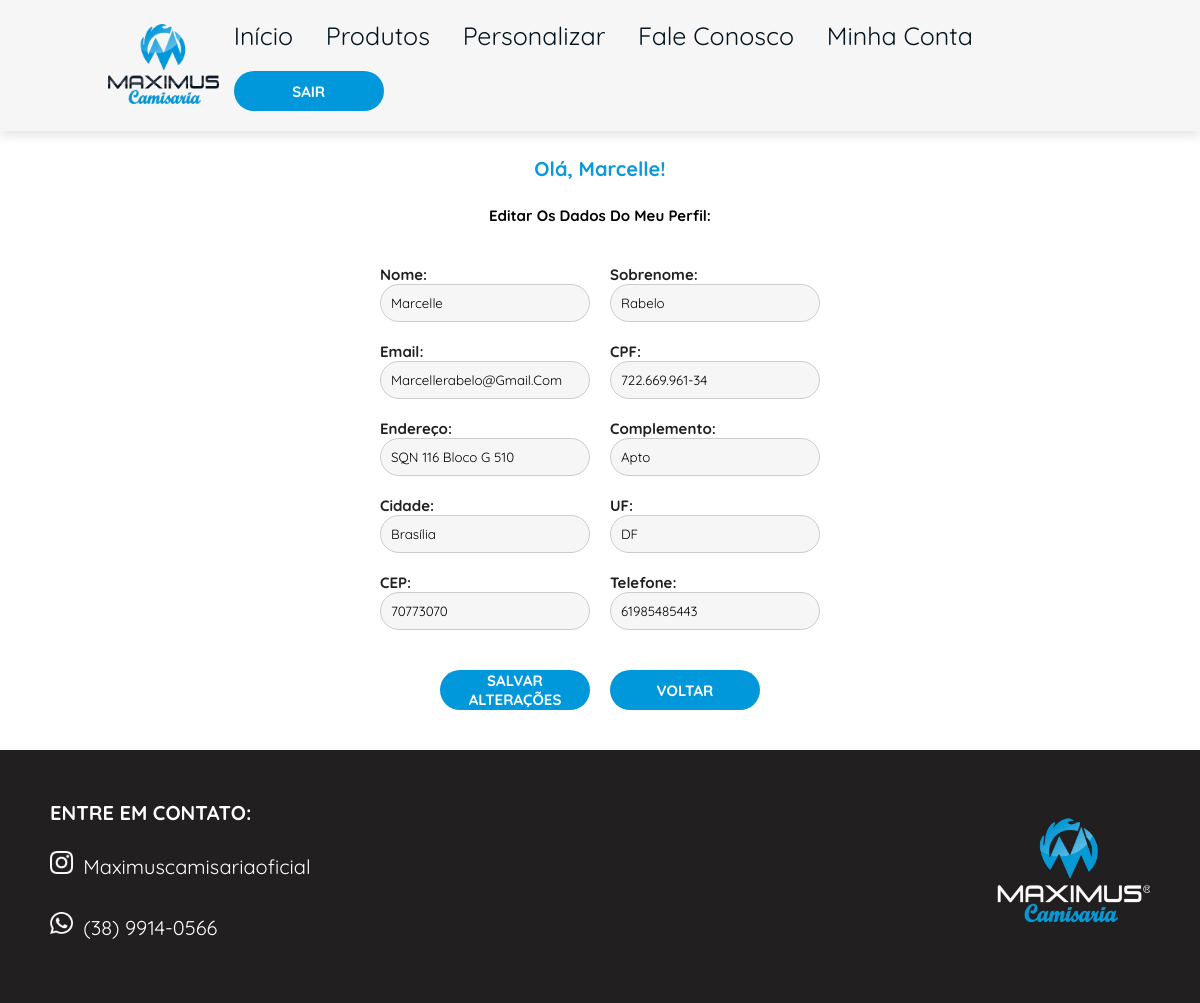
The app's page /editar_usuario/1 (signed in), older data.
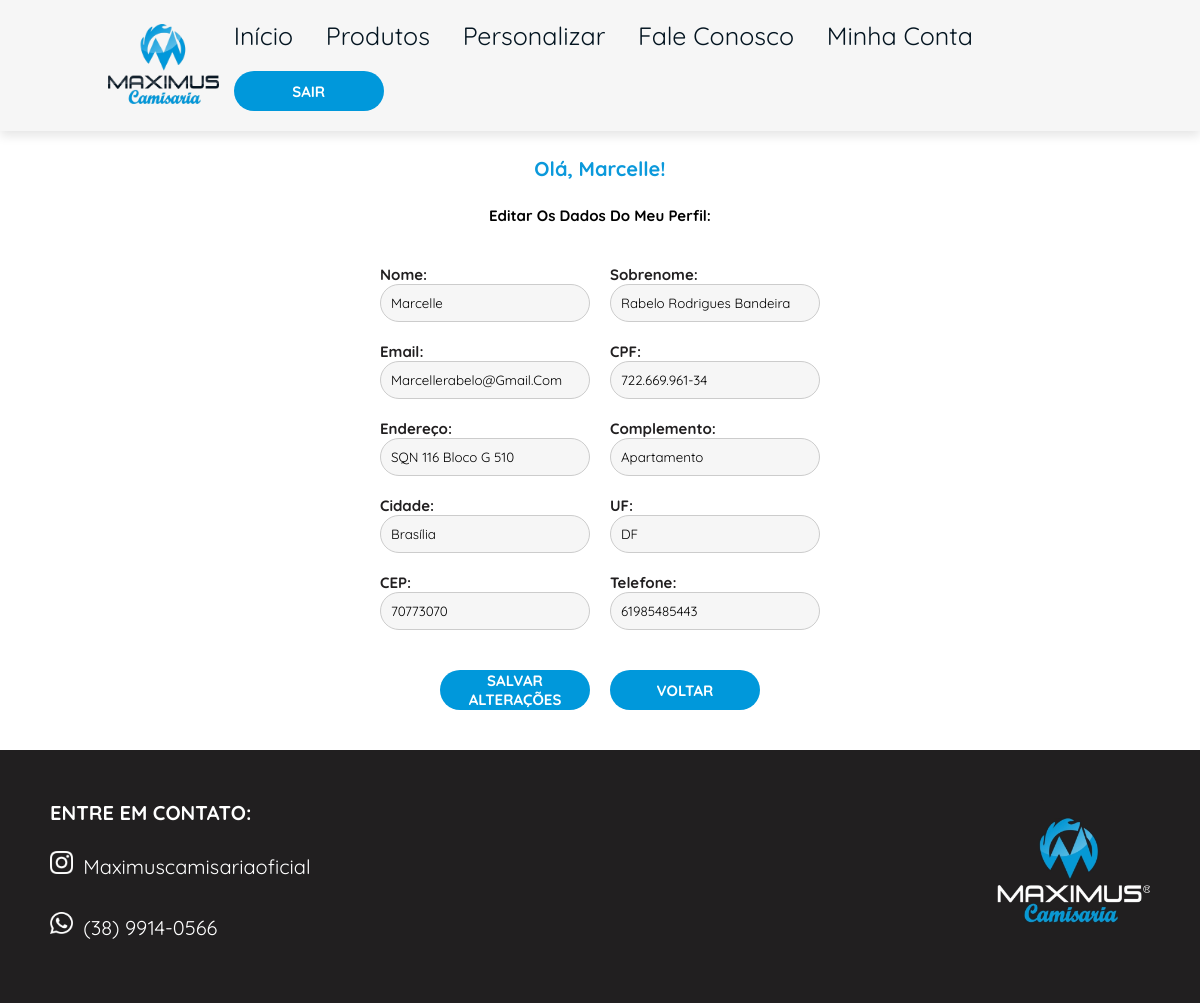
The same page, newer data.
### loja/models.py (models this page shows)
class Usuario(database.Model, UserMixin):
    id = database.Column(database.Integer, primary_key=True)
    username = database.Column(database.String, nullable=False)
    userlastname = database.Column(database.String, nullable=False)
    email = database.Column(database.String, nullable=False, unique=True)
    senha = database.Column(database.String, nullable=False)
    cpf = database.Column(database.String(11), nullable=False, unique=True)
    endereco = database.Column(database.String, nullable=False)
    complemento = database.Column(database.String, nullable=False)
    cidade = database.Column(database.String, nullable=False)
    uf = database.Column(database.String(2), nullable=False)
    cep = database.Column(database.String(8), nullable=False)
    telefone = database.Column(database.String, nullable=False)

### loja/routes.py (the view)
@app.route("/editar_usuario/<int:id_usuario>", methods=["GET", "POST"])
@login_required
def editar_usuario(id_usuario):
    usuario = Usuario.query.get_or_404(id_usuario)
    if usuario != current_user:
        abort(403)  # Proibir acesso se o usuário não for o atual
    form = FormAtualizarConta()
    if form.validate_on_submit():
        current_user.username = form.username.data
        current_user.userlastname = form.userlastname.data
        current_user.email = form.email.data
        current_user.cpf = form.cpf.data
        current_user.endereco = form.endereco.data
        current_user.complemento = form.complemento.data
        current_user.cidade = form.cidade.data
        current_user.uf = form.uf.data
        current_user.cep = form.cep.data
        current_user.telefone = form.telefone.data
        database.session.commit()
        flash("Conta atualizada com sucesso.", "success")
        return redirect(url_for("visualizarDados"))
    elif request.method == 'GET':
        form.username.data = current_user.username
        form.userlastname.data = current_user.userlastname
        form.email.data = current_user.email
        form.cpf.data = current_user.cpf
        form.endereco.data = current_user.endereco
        form.complemento.data = current_user.complemento
        form.cidade.data = current_user.cidade
        form.uf.data = current_user.uf
        form.cep.data = current_user.cep
        form.telefone.data = current_user.telefone
    return render_template('editar_usuario.html', form=form)

### loja/forms.py
class FormAtualizarConta(FlaskForm):
    username = StringField('Nome', validators=[DataRequired()])
    userlastname = StringField('Sobrenome', validators=[DataRequired()])
    email = StringField('Email', validators=[DataRequired(), Email()])
    cpf = StringField('CPF', validators=[DataRequired()])
    endereco = StringField('Endereço', validators=[DataRequired()])
    complemento = StringField('Complemento')
    cidade = StringField('Cidade', validators=[DataRequired()])
    uf = StringField('UF', validators=[DataRequired()])
    cep = StringField('CEP', validators=[DataRequired()])
    telefone = StringField('Telefone', validators=[DataRequired()])
    submit = SubmitField('Salvar Alterações')

### loja/models.py (called while the page is built)
@login_manager.user_loader
def load_usuario(id_usuario):
    return Usuario.query.get(int(id_usuario))

### loja/templates/editar_usuario.html (shortened to what this page needs)
{% extends "perfil.html" %}
{% block style %}
<link rel="stylesheet" href="{{ url_for('static', filename='css/homepage.css') }}">
{% endblock %}
{% block main1 %}
    <div class="Subtitulo-base">
        <h1 class="subtitulo">Olá, {{ current_user.username }}!</h1>
        <h1 class="texto">Editar os dados do meu perfil:</h1>
    </div>
{% endblock %}
{% block main2 %}
<div class="editar-usuario-container">
    <form method="POST" action="{{ url_for('editar_usuario', id_usuario=current_user.id) }}">
        <div class="form-group">
            <label for="username">Nome:</label>
            {{ form.username(class="form-control") }}
        </div>
        <div class="form-group">
            <label for="userlastname">Sobrenome:</label>
            {{ form.userlastname(class="form-control") }}
        </div>
        <div class="form-group">
            <label for="email">Email:</label>
            {{ form.email(class="form-control") }}
        </div>
        <div class="form-group">
            <label for="cpf">CPF:</label>
            {{ form.cpf(class="form-control") }}
        </div>
        <div class="form-group">
            <label for="endereco">Endereço:</label>
            {{ form.endereco(class="form-control") }}
        </div>
        <div class="form-group">
            <label for="complemento">Complemento:</label>
            {{ form.complemento(class="form-control") }}
        </div>
        <div class="form-group">
            <label for="cidade">Cidade:</label>
            {{ form.cidade(class="form-control") }}
        </div>
        <div class="form-group">
            <label for="uf">UF:</label>
            {{ form.uf(class="form-control") }}
        </div>
        <div class="form-group">
            <label for="cep">CEP:</label>
            {{ form.cep(class="form-control") }}
        </div>
        <div class="form-group">
            <label for="telefone">Telefone:</label>
            {{ form.telefone(class="form-control") }}
        </div>
        <button type="submit" class="botao1"><strong>SALVAR ALTERAÇÕES</strong></button>
        <a href="{{ url_for('visualizarDados') }}"><button class="botao1" type="button"><strong>VOLTAR</strong></button></a>
    </form>
</div>
{% endblock %}

Row changes from the older to the newer data that the page shows:
changed Usuario "Marcelle": userlastname "Rabelo" → "Rabelo Rodrigues Bandeira"; complemento "apto" → "Apartamento"
